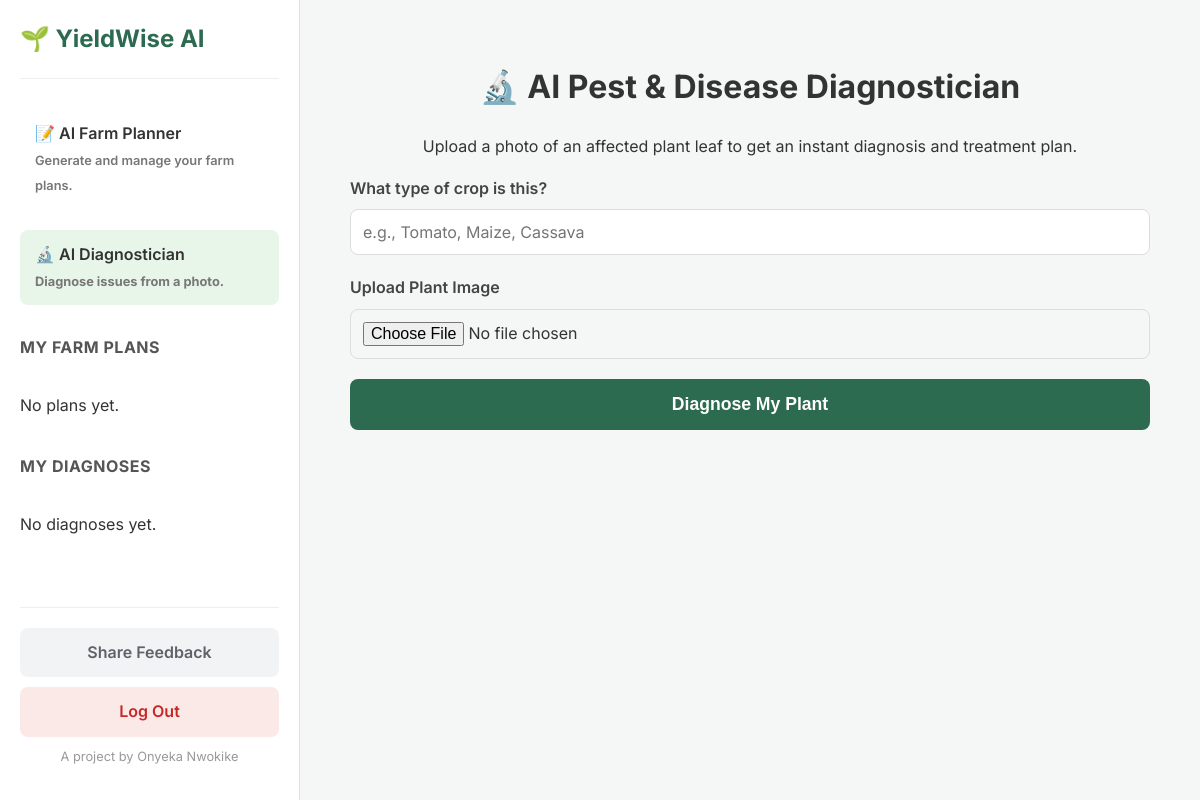
The page /diagnostician (signed in) on the database as committed earlier.
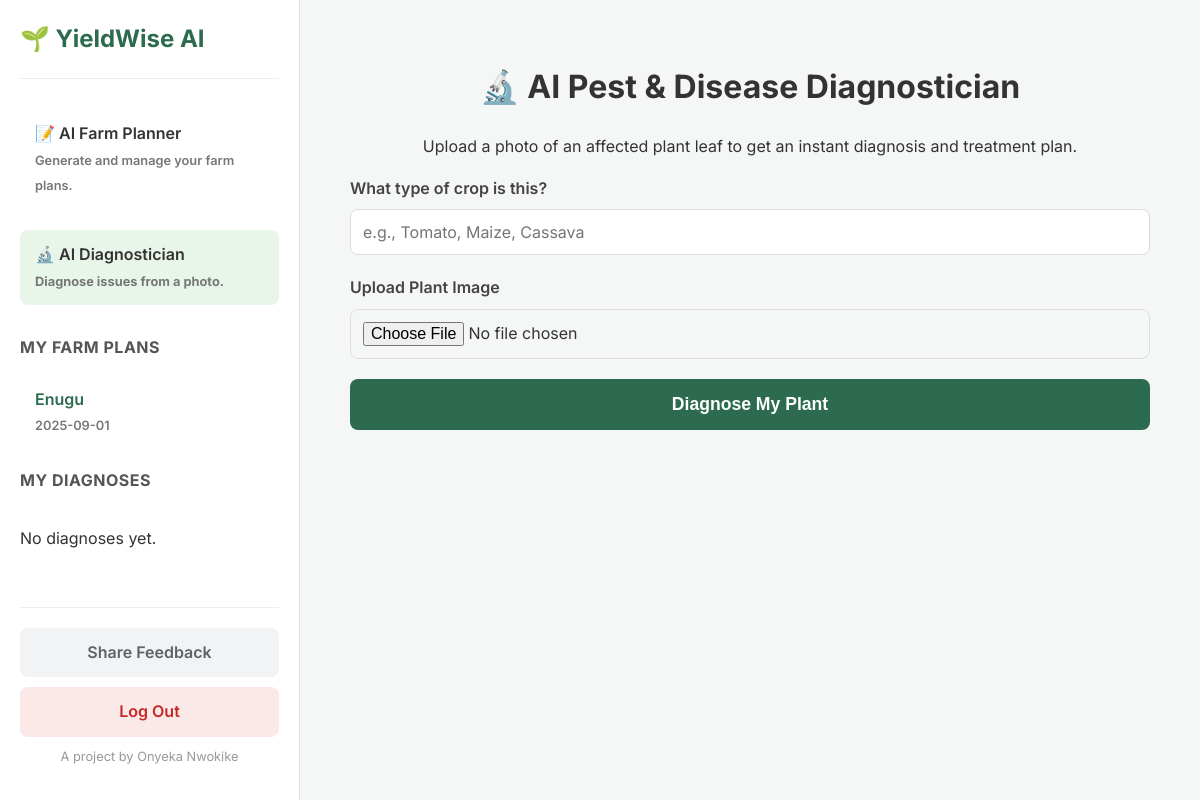
The same page on the database as committed later.
### tables this page shows
CREATE TABLE farm_plans (id INTEGER PRIMARY KEY AUTOINCREMENT, user_id INTEGER, location TEXT NOT NULL, country TEXT, currency TEXT, plan_html TEXT NOT NULL, showcase_id TEXT, created_at TIMESTAMP DEFAULT CURRENT_TIMESTAMP, FOREIGN KEY (user_id) REFERENCES users (id));

### app.py (the view)
@app.route('/diagnostician', methods=['GET'])
@login_required
def diagnostician():
    conn = get_db_connection()
    plans = conn.execute('SELECT * FROM farm_plans WHERE user_id = ? ORDER BY created_at DESC', (current_user.id,)).fetchall()
    diagnoses = conn.execute('SELECT * FROM diagnoses WHERE user_id = ? ORDER BY created_at DESC', (current_user.id,)).fetchall()
    conn.close()
    return render_template('diagnostician.html', plans=plans, diagnoses=diagnoses)

### app.py (called while the page is built)
def get_db_connection():
    conn = sqlite3.connect('yieldwise.db', check_same_thread=False, detect_types=sqlite3.PARSE_DECLTYPES | sqlite3.PARSE_COLNAMES)
    conn.row_factory = sqlite3.Row
    return conn

@app.template_filter('dateformat')
def dateformat(value, format='%Y-%m-%d'):
    if value is None: return ""
    if isinstance(value, str):
        try: value = datetime.strptime(value, '%Y-%m-%d %H:%M:%S')
        except (ValueError, TypeError): return value
    if hasattr(value, 'strftime'): return value.strftime(format)
    return value

@login_manager.user_loader
def load_user(user_id):
    conn = get_db_connection()
    user_data = conn.execute('SELECT * FROM users WHERE id = ?', (user_id,)).fetchone()
    conn.close()
    if user_data: return User(user_data['id'], user_data['email'], user_data['password'], user_data['name'])
    return None

### templates/diagnostician.html (shortened to what this page needs)
<!DOCTYPE html>
<html lang="en">
<head>
    <link rel="stylesheet" href="{{ url_for('static', filename='style.css') }}">
</head>
<body>
    <div class="dashboard-layout">
        <aside class="sidebar">
            <div class="sidebar-header">
                <h2>🌱 YieldWise AI</h2>
            </div>
            <a href="{{ url_for('dashboard') }}" class="tool-link">
                <span class="tool-title">📝 AI Farm Planner</span>
                <span class="tool-hint">Generate and manage your farm plans.</span>
            </a>
            <a href="{{ url_for('diagnostician') }}" class="tool-link active">
                <span class="tool-title">🔬 AI Diagnostician</span>
                <span class="tool-hint">Diagnose issues from a photo.</span>
            </a>
            <div class="plan-history">
                <h3>My Farm Plans</h3>
                <ul id="plan-history-list">
                    {% if plans %}
                        {% for plan in plans %}
                        <li><a href="{{ url_for('dashboard') }}?plan_id={{ plan.id }}" class="plan-link">
                            <span class="plan-location">{{ plan.location }}</span>
                            <span class="plan-date">{{ plan.created_at | dateformat }}</span>
                        </a></li>
                        {% endfor %}
                    {% else %}
                        <li><p>No plans yet.</p></li>
                    {% endif %}
                </ul>
            </div>
             <div class="plan-history">
                <h3>My Diagnoses</h3>
                <ul id="diagnoses-history-list">
                    {% if diagnoses %}
                        {% for diagnosis in diagnoses %}
                        <li data-diagnosis-id="{{ diagnosis.id }}">
                             <a href="#" class="diagnosis-link">
                                <span class="plan-location">{{ diagnosis.title }}</span>
                                <span class="plan-date">{{ diagnosis.created_at | dateformat }}</span>
                            </a>
                            <button class="delete-diagnosis-button" title="Delete Diagnosis">🗑️</button>
                        </li>
                        {% endfor %}
                    {% else %}
                        <li id="no-diagnoses-message"><p>No diagnoses yet.</p></li>
                    {% endif %}
                </ul>
            </div>
            <div class="sidebar-footer">
                <a href="https://docs.google.com/forms/d/e/1FAIpQLSc7f7jAJE7cNxTrdzgdKWiCaineMDuQ4Ka7Jziu9LlBVAslgA/viewform?usp=sf_link" target="_blank" class="feedback-button">Share Feedback</a>
                <a href="{{ url_for('logout') }}" class="logout-button">Log Out</a>
                <p class="credit">A project by Onyeka Nwokike</p>
            </div>
        </aside>
        <main class="main-content">
            <div class="container">
                <header>
                    <h1>🔬 AI Pest & Disease Diagnostician</h1>
                    <p>Upload a photo of an affected plant leaf to get an instant diagnosis and treatment plan.</p>
                </header>
                <form id="diagnose-form" enctype="multipart/form-data">
                    <div class="form-group">
                        <label for="crop_type">What type of crop is this?</label>
                        <input type="text" id="crop_type" name="crop_type" placeholder="e.g., Tomato, Maize, Cassava" required>
                    </div>
                    <div class="form-group">
                        <label for="plant_image">Upload Plant Image</label>
                        <input type="file" id="plant_image" name="plant_image" accept="image/png, image/jpeg, image/jpg" required>
                    </div>
                    <button type="submit" id="diagnose-button">Diagnose My Plant</button>
                </form>
            </div>
        </main>
    </div>
</body>
</html>

Rows that differ between the two databases and show on the page:
added farm_plans: location "Enugu", created_at "2025-09-01"
Other text that changed with them:
text no longer shown: "No plans yet."
